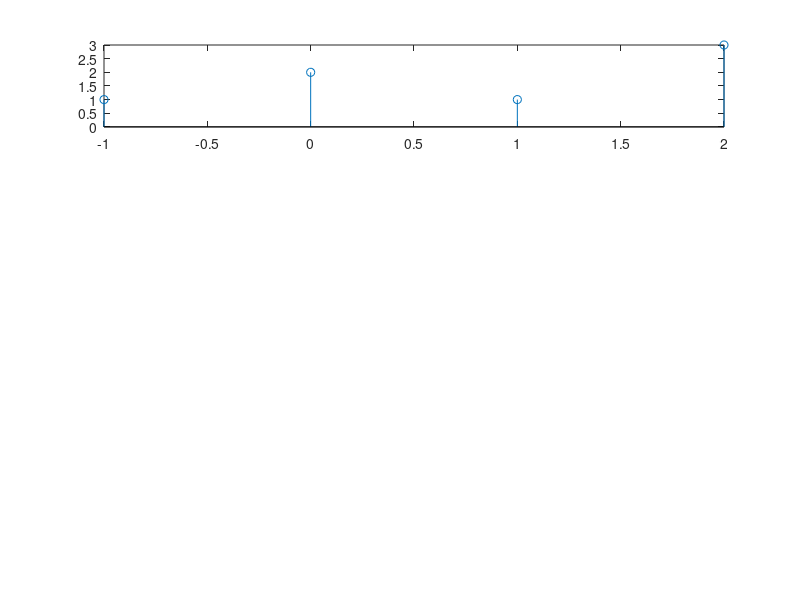

Here is the MATLAB script that generated this plot: (Note: this script raises an error after producing the figure.)
close,clear,clc
x=[1 2 1 3];
n=-1:2;
subplot(411)
stem(n,x);

[ y , n1 ] = sig_shift( x,n,-2 );
subplot(412)
stem(n1,y);

[ m , n2 ] = sig_fold( y,n1 );
subplot(413)
stem(n2,m);

N=length(m);
L=2;
n3=0:N-1;
y=zeros(1,L*length(m));
y([1:L:length(y)])=m;

subplot(414)
stem(n3,y(1:length(m)));


